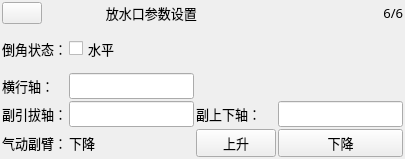
        <widget class="QWidget" name="PageReleaseRun">
         <layout class="QGridLayout" name="gridLayout_8">
          <property name="margin">
           <number>2</number>
          </property>
          <property name="spacing">
           <number>2</number>
          </property>
          <item row="0" column="0">
           <widget class="QPushButton" name="BtnWasteSync">
            <property name="minimumSize">
             <size>
              <width>40</width>
              <height>20</height>
             </size>
            </property>
            <property name="maximumSize">
             <size>
              <width>150</width>
              <height>45</height>
             </size>
            </property>
            <property name="text">
             <string/>
            </property>
            <property name="icon">
             <iconset resource="../xPad.qrc">
              <normaloff>:/img/32X32/Sync.png</normaloff>:/img/32X32/Sync.png</iconset>
            </property>
            <property name="iconSize">
             <size>
              <width>48</width>
              <height>48</height>
             </size>
            </property>
           </widget>
          </item>
          <item row="0" column="1" colspan="3">
           <widget class="QLabel" name="labelWaste">
            <property name="minimumSize">
             <size>
              <width>0</width>
              <height>20</height>
             </size>
            </property>
            <property name="maximumSize">
             <size>
              <width>16777215</width>
              <height>45</height>
             </size>
            </property>
            <property name="font">
             <font>
              <family>微软雅黑</family>
              <pointsize>10</pointsize>
              <weight>50</weight>
              <bold>false</bold>
             </font>
            </property>
            <property name="text">
             <string>       放水口参数设置</string>
            </property>
            <property name="alignment">
             <set>Qt::AlignCenter</set>
            </property>
           </widget>
          </item>
          <item row="0" column="5">
           <widget class="QLabel" name="label_4">
            <property name="font">
             <font>
              <family>微软雅黑</family>
              <pointsize>10</pointsize>
              <italic>false</italic>
             </font>
            </property>
            <property name="text">
             <string>6/6</string>
            </property>
            <property name="alignment">
             <set>Qt::AlignRight|Qt::AlignTrailing|Qt::AlignVCenter</set>
            </property>
           </widget>
          </item>
          <item row="1" column="0" colspan="2">
           <widget class="QLabel" name="labelWasteRotate">
            <property name="minimumSize">
             <size>
              <width>0</width>
              <height>20</height>
             </size>
            </property>
            <property name="maximumSize">
             <size>
              <width>16777215</width>
              <height>45</height>
             </size>
            </property>
            <property name="font">
             <font>
              <family>微软雅黑</family>
              <pointsize>10</pointsize>
              <weight>50</weight>
              <bold>false</bold>
             </font>
            </property>
            <property name="text">
             <string>倒角状态：</string>
            </property>
           </widget>
          </item>
          <item row="1" column="2">
           <widget class="QCheckBox" name="checkBoxWasteRotate">
            <property name="minimumSize">
             <size>
              <width>0</width>
              <height>45</height>
             </size>
            </property>
            <property name="maximumSize">
             <size>
              <width>16777215</width>
              <height>45</height>
             </size>
            </property>
            <property name="font">
             <font>
              <family>微软雅黑</family>
              <pointsize>10</pointsize>
              <weight>50</weight>
              <bold>false</bold>
             </font>
            </property>
            <property name="text">
             <string>水平</string>
            </property>
           </widget>
          </item>
          <item row="2" column="0" colspan="2">
           <widget class="QLabel" name="labelWasteTrv">
            <property name="minimumSize">
             <size>
              <width>0</width>
              <height>20</height>
             </size>
            </property>
            <property name="maximumSize">
             <size>
              <width>16777215</width>
              <height>45</height>
             </size>
            </property>
            <property name="font">
             <font>
              <family>微软雅黑</family>
              <pointsize>10</pointsize>
              <weight>50</weight>
              <bold>false</bold>
             </font>
            </property>
            <property name="text">
             <string>横行轴：</string>
            </property>
           </widget>
          </item>
          <item row="2" column="2">
           <widget class="xLineEdit" name="BoxWasteTrv">
            <property name="sizePolicy">
             <sizepolicy hsizetype="Preferred" vsizetype="Fixed">
              <horstretch>0</horstretch>
              <verstretch>0</verstretch>
             </sizepolicy>
            </property>
            <property name="minimumSize">
             <size>
              <width>75</width>
              <height>20</height>
             </size>
            </property>
            <property name="maximumSize">
             <size>
              <width>150</width>
              <height>45</height>
             </size>
            </property>
            <property name="font">
             <font>
              <family>微软雅黑</family>
              <pointsize>10</pointsize>
              <weight>50</weight>
              <italic>false</italic>
              <bold>false</bold>
             </font>
            </property>
            <property name="styleSheet">
             <string notr="true"/>
            </property>
            <property name="alignment">
             <set>Qt::AlignRight|Qt::AlignTrailing|Qt::AlignVCenter</set>
            </property>
            <property name="readOnly">
             <bool>true</bool>
            </property>
           </widget>
          </item>
          <item row="3" column="0" colspan="2">
           <widget class="QLabel" name="labelWasteRHor">
            <property name="minimumSize">
             <size>
              <width>0</width>
              <height>20</height>
             </size>
            </property>
            <property name="maximumSize">
             <size>
              <width>16777215</width>
              <height>45</height>
             </size>
            </property>
            <property name="font">
             <font>
              <family>微软雅黑</family>
              <pointsize>10</pointsize>
              <weight>50</weight>
              <bold>false</bold>
             </font>
            </property>
            <property name="text">
             <string>副引拔轴：</string>
            </property>
           </widget>
          </item>
          <item row="3" column="2">
           <widget class="xLineEdit" name="BoxWasteRHor">
            <property name="sizePolicy">
             <sizepolicy hsizetype="Preferred" vsizetype="Fixed">
              <horstretch>0</horstretch>
              <verstretch>0</verstretch>
             </sizepolicy>
            </property>
            <property name="minimumSize">
             <size>
              <width>75</width>
              <height>20</height>
             </size>
            </property>
            <property name="maximumSize">
             <size>
              <width>150</width>
              <height>45</height>
             </size>
            </property>
            <property name="font">
             <font>
              <family>微软雅黑</family>
              <pointsize>10</pointsize>
              <weight>50</weight>
              <italic>false</italic>
              <bold>false</bold>
             </font>
            </property>
            <property name="styleSheet">
             <string notr="true"/>
            </property>
            <property name="alignment">
             <set>Qt::AlignRight|Qt::AlignTrailing|Qt::AlignVCenter</set>
            </property>
            <property name="readOnly">
             <bool>true</bool>
            </property>
           </widget>
          </item>
          <item row="3" column="3" colspan="2">
           <widget class="QLabel" name="labelWasteRVer">
            <property name="minimumSize">
             <size>
              <width>0</width>
              <height>20</height>
             </size>
            </property>
            <property name="maximumSize">
             <size>
              <width>16777215</width>
              <height>45</height>
             </size>
            </property>
            <property name="font">
             <font>
              <family>微软雅黑</family>
              <pointsize>10</pointsize>
              <weight>50</weight>
              <bold>false</bold>
             </font>
            </property>
            <property name="text">
             <string>副上下轴：</string>
            </property>
           </widget>
          </item>
          <item row="3" column="5">
           <widget class="xLineEdit" name="BoxWasteRVer">
            <property name="sizePolicy">
             <sizepolicy hsizetype="Preferred" vsizetype="Fixed">
              <horstretch>0</horstretch>
              <verstretch>0</verstretch>
             </sizepolicy>
            </property>
            <property name="minimumSize">
             <size>
              <width>75</width>
              <height>20</height>
             </size>
            </property>
            <property name="maximumSize">
             <size>
              <width>150</width>
              <height>45</height>
             </size>
            </property>
            <property name="font">
             <font>
              <family>微软雅黑</family>
              <pointsize>10</pointsize>
              <weight>50</weight>
              <italic>false</italic>
              <bold>false</bold>
             </font>
            </property>
            <property name="styleSheet">
             <string notr="true"/>
            </property>
            <property name="alignment">
             <set>Qt::AlignRight|Qt::AlignTrailing|Qt::AlignVCenter</set>
            </property>
            <property name="readOnly">
             <bool>true</bool>
            </property>
           </widget>
          </item>
          <item row="4" column="5">
           <widget class="xIndicatorButton" name="btnDec_2">
            <property name="minimumSize">
             <size>
              <width>40</width>
              <height>25</height>
             </size>
            </property>
            <property name="maximumSize">
             <size>
              <width>16777215</width>
              <height>50</height>
             </size>
            </property>
            <property name="font">
             <font>
              <family>微软雅黑</family>
              <pointsize>10</pointsize>
              <weight>50</weight>
              <italic>false</italic>
              <bold>false</bold>
             </font>
            </property>
            <property name="text">
             <string>下降</string>
            </property>
            <property name="iconOn" stdset="0">
             <iconset resource="../xPad.qrc">
              <normaloff>:/img/widget/buttonOn.png</normaloff>:/img/widget/buttonOn.png</iconset>
            </property>
            <property name="iconOff" stdset="0">
             <iconset resource="../xPad.qrc">
              <normaloff>:/img/widget/buttonOff.png</normaloff>:/img/widget/buttonOff.png</iconset>
            </property>
            <property name="contentAlignLeft" stdset="0">
             <bool>true</bool>
            </property>
           </widget>
          </item>
          <item row="4" column="3" colspan="2">
           <widget class="xIndicatorButton" name="btnAsc_2">
            <property name="minimumSize">
             <size>
              <width>40</width>
              <height>25</height>
             </size>
            </property>
            <property name="maximumSize">
             <size>
              <width>16777215</width>
              <height>50</height>
             </size>
            </property>
            <property name="font">
             <font>
              <family>微软雅黑</family>
              <pointsize>10</pointsize>
              <weight>50</weight>
              <italic>false</italic>
              <bold>false</bold>
             </font>
            </property>
            <property name="text">
             <string>上升</string>
            </property>
            <property name="iconOn" stdset="0">
             <iconset resource="../xPad.qrc">
              <normaloff>:/img/widget/buttonOn.png</normaloff>:/img/widget/buttonOn.png</iconset>
            </property>
            <property name="iconOff" stdset="0">
             <iconset resource="../xPad.qrc">
              <normaloff>:/img/widget/buttonOff.png</normaloff>:/img/widget/buttonOff.png</iconset>
            </property>
            <property name="contentAlignLeft" stdset="0">
             <bool>true</bool>
            </property>
           </widget>
          </item>
          <item row="4" column="0" colspan="2">
           <widget class="QLabel" name="labelWaste_2">
            <property name="font">
             <font>
              <family>微软雅黑</family>
              <pointsize>10</pointsize>
              <italic>false</italic>
             </font>
            </property>
            <property name="text">
             <string>气动副臂：</string>
            </property>
           </widget>
          </item>
          <item row="4" column="2">
           <widget class="QLabel" name="labelWasteState">
            <property name="font">
             <font>
              <family>微软雅黑</family>
              <pointsize>10</pointsize>
              <italic>false</italic>
             </font>
            </property>
            <property name="text">
             <string>下降</string>
            </property>
           </widget>
          </item>
         </layout>
        </widget>
